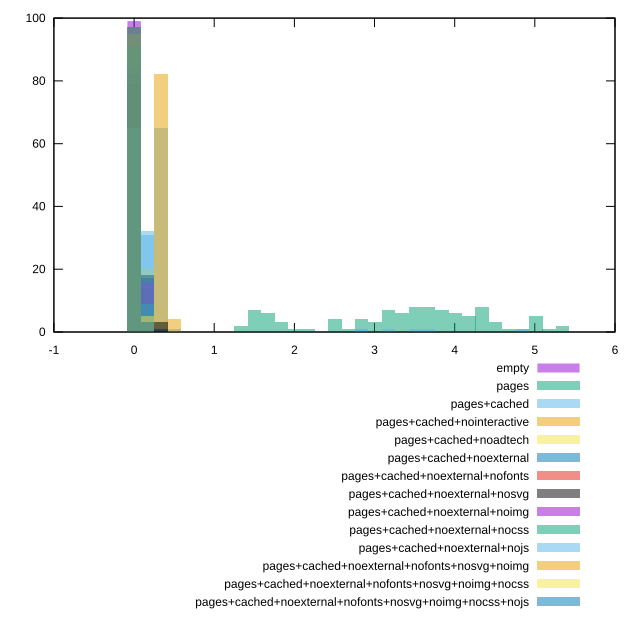

gnuplot code for this plot:
reset
set terminal svg size 640, 620
set output "reprap/network-rtt/comparison/histogram/all_raw.svg"

$empty <<EOF
0.33411684063408287 1
0 99
EOF

$pages <<EOF
2.8399931453897045 4
5.011752609511243 5
5.345869450145326 2
1.8376426234874557 3
3.174109986023787 7
4.176460507926036 5
4.3435189282430775 8
3.842343667291953 7
4.009402087608994 6
4.510577348560119 3
1.3364673625363315 2
2.672934725072663 1
3.007051565706746 3
2.004701043804497 1
1.503525782853373 7
3.5082268266578702 8
3.6752852469749113 8
1.6705842031704143 6
4.844694189194201 1
4.67763576887716 1
2.5058763047556214 4
5.178811029828284 1
2.1717594641215388 1
3.3411684063408287 6
EOF

$pagesCached <<EOF
4.844694189194201 1
0.16705842031704143 32
2.8399931453897045 1
0.33411684063408287 65
0.5011752609511243 1
EOF

$pagesCachedNointeractive <<EOF
0.16705842031704143 14
0.33411684063408287 82
0.5011752609511243 4
EOF

$pagesCachedNoadtech <<EOF
0 80
0.16705842031704143 20
EOF

$pagesCachedNoexternal <<EOF
0 82
0.16705842031704143 17
0.33411684063408287 1
EOF

$pagesCachedNoexternalNofonts <<EOF
0.16705842031704143 5
0 95
EOF

$pagesCachedNoexternalNosvg <<EOF
0 79
0.16705842031704143 18
0.33411684063408287 3
EOF

$pagesCachedNoexternalNoimg <<EOF
0 84
0.16705842031704143 16
EOF

$pagesCachedNoexternalNocss <<EOF
0 91
0.16705842031704143 9
EOF

$pagesCachedNoexternalNojs <<EOF
0 65
0.16705842031704143 31
3.174109986023787 1
3.5082268266578702 1
2.8399931453897045 1
3.6752852469749113 1
EOF

$pagesCachedNoexternalNofontsNosvgNoimg <<EOF
0 97
0.16705842031704143 3
EOF

$pagesCachedNoexternalNofontsNosvgNoimgNocss <<EOF
0 95
0.16705842031704143 5
EOF

$pagesCachedNoexternalNofontsNosvgNoimgNocssNojs <<EOF
0 97
0.16705842031704143 3
EOF

set key outside below
set boxwidth 0.16705842031704143
set yrange [0:100]
set style fill transparent solid 0.5 noborder

plot \
  $empty title "empty" with boxes, \
  $pages title "pages" with boxes, \
  $pagesCached title "pages+cached" with boxes, \
  $pagesCachedNointeractive title "pages+cached+nointeractive" with boxes, \
  $pagesCachedNoadtech title "pages+cached+noadtech" with boxes, \
  $pagesCachedNoexternal title "pages+cached+noexternal" with boxes, \
  $pagesCachedNoexternalNofonts title "pages+cached+noexternal+nofonts" with boxes, \
  $pagesCachedNoexternalNosvg title "pages+cached+noexternal+nosvg" with boxes, \
  $pagesCachedNoexternalNoimg title "pages+cached+noexternal+noimg" with boxes, \
  $pagesCachedNoexternalNocss title "pages+cached+noexternal+nocss" with boxes, \
  $pagesCachedNoexternalNojs title "pages+cached+noexternal+nojs" with boxes, \
  $pagesCachedNoexternalNofontsNosvgNoimg title "pages+cached+noexternal+nofonts+nosvg+noimg" with boxes, \
  $pagesCachedNoexternalNofontsNosvgNoimgNocss title "pages+cached+noexternal+nofonts+nosvg+noimg+nocss" with boxes, \
  $pagesCachedNoexternalNofontsNosvgNoimgNocssNojs title "pages+cached+noexternal+nofonts+nosvg+noimg+nocss+nojs" with boxes, \


reset
